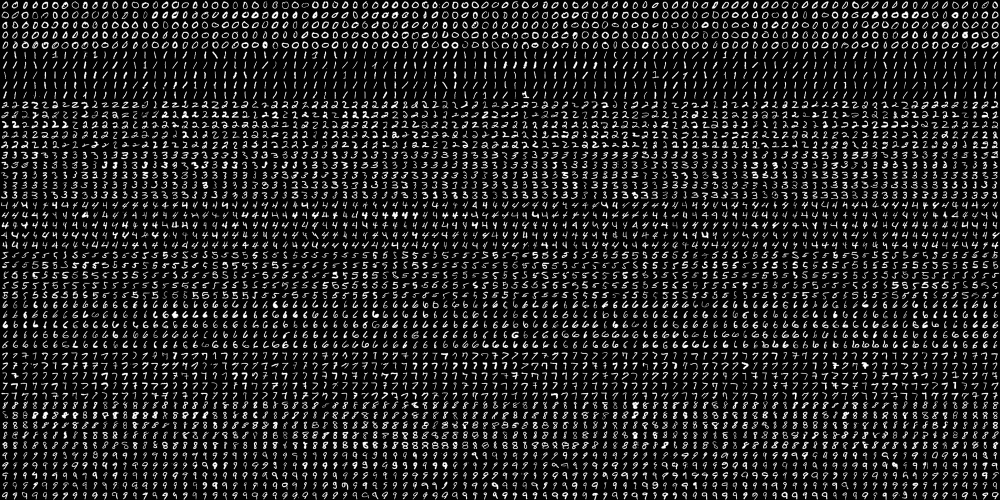
//> input picture sample/digits-classification/digits.png, 2000 x 1000 px (shown at 1/2 size)
$ ./train_digits   (built with g++ and OpenCV 4)
//> lines starting //> are read from the running program, lines starting //| are printed output that depends on the picture

//This code will run in both opencv 2 and 3. Just change the first two macros in the code according to the requirement.

#define USE_OPENCV_3
//#define USE_OPENCV_2


#ifdef USE_OPENCV_3
   #include <iostream>
   #include <opencv2/highgui.hpp>
   #include <opencv2/imgproc.hpp>
   #include "opencv2/objdetect.hpp"
   #include <opencv2/ml.hpp>
#endif

#ifdef USE_OPENCV_2
   #include <cv.h>
   #include <highgui.h>
   #include <opencv2/ml/ml.hpp>
#endif

#include <iostream>


#ifdef USE_OPENCV_3
using namespace cv::ml;
#endif
using namespace cv;
using namespace std;


string pathName = "digits.png";
int SZ = 20;
float affineFlags = WARP_INVERSE_MAP|INTER_LINEAR;

Mat deskew(Mat& img){
    Moments m = moments(img);
    if(abs(m.mu02) < 1e-2){
        return img.clone();
    }
    float skew = m.mu11/m.mu02;
    Mat warpMat = (Mat_<float>(2,3) << 1, skew, -0.5*SZ*skew, 0, 1, 0);
    Mat imgOut = Mat::zeros(img.rows, img.cols, img.type());
    warpAffine(img, imgOut, warpMat, imgOut.size(),affineFlags);

    return imgOut;
}

void loadTrainTestLabel(string &pathName, vector<Mat> &trainCells, vector<Mat> &testCells,vector<int> &trainLabels, vector<int> &testLabels){

    Mat img = imread(pathName,CV_LOAD_IMAGE_GRAYSCALE);
//> img is the input picture: 1000 rows x 2000 cols, CV_8UC1; min 0, max 255, mean 33.8
    int ImgCount = 0;
    for(int i = 0; i < img.rows; i = i + SZ)
    {
        for(int j = 0; j < img.cols; j = j + SZ)
        {
            Mat digitImg = (img.colRange(j,j+SZ).rowRange(i,i+SZ)).clone();
            if(j < int(0.9*img.cols))
            {
                trainCells.push_back(digitImg);
            }
            else
            {
                testCells.push_back(digitImg);
            }
            ImgCount++;
        }
    }
//> this loop made 50 passes
//> ImgCount on passes 1 to 12: 100, 200, 300, 400, 500, 600, 700, 800, 900, 1000, 1100, 1200
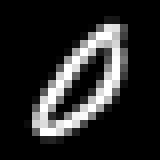
//> testCells[4]: 20 rows x 20 cols, CV_8UC1 (shown 8 times larger); min 0, max 255, mean 39.4
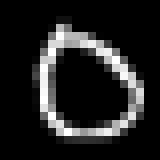
//> testCells[5]: 20 rows x 20 cols, CV_8UC1 (shown 8 times larger); min 0, max 255, mean 33.9
//> after the loop, ImgCount = 5000

    cout << "Image Count : " << ImgCount << endl;
//| Image Count : 5000
    float digitClassNumber = 0;

    for(int z=0;z<int(0.9*ImgCount);z++){
        if(z % 450 == 0 && z != 0){
            digitClassNumber = digitClassNumber + 1;
            }
        trainLabels.push_back(digitClassNumber);
    }
//> after the loop, digitClassNumber = 9; trainLabels = 4500 values from 0 to 9
    digitClassNumber = 0;
    for(int z=0;z<int(0.1*ImgCount);z++){
        if(z % 50 == 0 && z != 0){
            digitClassNumber = digitClassNumber + 1;
            }
        testLabels.push_back(digitClassNumber);
    }
//> after the loop, digitClassNumber = 9; testLabels = 500 values from 0 to 9
}

void CreateDeskewedTrainTest(vector<Mat> &deskewedTrainCells,vector<Mat> &deskewedTestCells, vector<Mat> &trainCells, vector<Mat> &testCells){


    for(int i=0;i<trainCells.size();i++){

    	Mat deskewedImg = deskew(trainCells[i]);
    	deskewedTrainCells.push_back(deskewedImg);
    }

    for(int i=0;i<testCells.size();i++){

    	Mat deskewedImg = deskew(testCells[i]);
    	deskewedTestCells.push_back(deskewedImg);
    }
}

HOGDescriptor hog(
        Size(20,20), //winSize
        Size(10,10), //blocksize
        Size(5,5), //blockStride,
        Size(10,10), //cellSize,
                 9, //nbins,
                  1, //derivAper,
                 -1, //winSigma,
                  0, //histogramNormType,
                0.2, //L2HysThresh,
                  0,//gammal correction,
                  64,//nlevels=64
                  1);
void CreateTrainTestHOG(vector<vector<float> > &trainHOG, vector<vector<float> > &testHOG, vector<Mat> &deskewedtrainCells, vector<Mat> &deskewedtestCells){

    for(int y=0;y<deskewedtrainCells.size();y++){
        vector<float> descriptors;
    	hog.compute(deskewedtrainCells[y],descriptors);
    	trainHOG.push_back(descriptors);
    }

    for(int y=0;y<deskewedtestCells.size();y++){

        vector<float> descriptors;
    	hog.compute(deskewedtestCells[y],descriptors);
    	testHOG.push_back(descriptors);
    }
}
void ConvertVectortoMatrix(vector<vector<float> > &trainHOG, vector<vector<float> > &testHOG, Mat &trainMat, Mat &testMat)
{

    int descriptor_size = trainHOG[0].size();

    for(int i = 0;i<trainHOG.size();i++){
        for(int j = 0;j<descriptor_size;j++){
           trainMat.at<float>(i,j) = trainHOG[i][j];
        }
    }
    for(int i = 0;i<testHOG.size();i++){
        for(int j = 0;j<descriptor_size;j++){
            testMat.at<float>(i,j) = testHOG[i][j];
        }
    }
}

void getSVMParams(SVM *svm)
{
    cout << "Kernel type     : " << svm->getKernelType() << endl;
    cout << "Type            : " << svm->getType() << endl;
    cout << "C               : " << svm->getC() << endl;
    cout << "Degree          : " << svm->getDegree() << endl;
    cout << "Nu              : " << svm->getNu() << endl;
    cout << "Gamma           : " << svm->getGamma() << endl;
}

void SVMtrain(Mat &trainMat,vector<int> &trainLabels, Mat &testResponse,Mat &testMat){
#ifdef USE_OPENCV_2
    CvSVMParams params;
    params.svm_type    = CvSVM::C_SVC;
    params.kernel_type = CvSVM::RBF;
    params.gamma = 0.50625;
    params.C = 2.5;
    CvSVM svm;
    CvMat tryMat = trainMat;
    Mat trainLabelsMat(trainLabels.size(),1,CV_32FC1);

    for(int i = 0; i< trainLabels.size();i++){
        trainLabelsMat.at<float>(i,0) = trainLabels[i];
    }
    CvMat tryMat_2 = trainLabelsMat;
    svm.train(&tryMat,&tryMat_2, Mat(), Mat(), params);
    svm.predict(testMat,testResponse);
#endif
#ifdef USE_OPENCV_3
    Ptr<SVM> svm = SVM::create();
    svm->setGamma(0.50625);
    svm->setC(12.5);
    svm->setKernel(SVM::RBF);
    svm->setType(SVM::C_SVC);
    Ptr<TrainData> td = TrainData::create(trainMat, ROW_SAMPLE, trainLabels);
    svm->train(td);
    //svm->trainAuto(td);
    svm->save("model4.yml");
    svm->predict(testMat, testResponse);
    getSVMParams(svm);
#endif
}
void SVMevaluate(Mat &testResponse,float &count, float &accuracy,vector<int> &testLabels){

    for(int i=0;i<testResponse.rows;i++)
    {
        //cout << testResponse.at<float>(i,0) << " " << testLabels[i] << endl;
        if(testResponse.at<float>(i,0) == testLabels[i]){
            count = count + 1;
        }
    }
    accuracy = (count/testResponse.rows)*100;
}
int main(){

    vector<Mat> trainCells;
    vector<Mat> testCells;
    vector<int> trainLabels;
    vector<int> testLabels;
    loadTrainTestLabel(pathName,trainCells,testCells,trainLabels,testLabels);
//> trainLabels = 4500 values from 0 to 9; testLabels = 500 values from 0 to 9

    vector<Mat> deskewedTrainCells;
    vector<Mat> deskewedTestCells;
    CreateDeskewedTrainTest(deskewedTrainCells,deskewedTestCells,trainCells,testCells);
//> the loop in CreateDeskewedTrainTest, `for(int i=0;i<trainCells.size();i++)` made 4500 passes
//> (skew in deskew, warpMat in deskew) on passes 1 to 3: (-0.347, [[1, -0.347, 3.47], [0, 1, 0]]), (-0.388, [[1, -0.388, 3.88], [0, 1, 0]]), (-0.301, [[1, -0.301, 3.01], [0, 1, 0]])
//> after the loop in CreateDeskewedTrainTest, `for(int i=0;i<trainCells.size();i++)`:
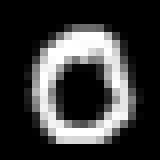
//> deskewedTrainCells[4]: 20 rows x 20 cols, CV_8UC1 (shown 8 times larger); min 0, max 255, mean 58.3
//> the loop in CreateDeskewedTrainTest, `for(int i=0;i<testCells.size();i++)` made 500 passes
//> (skew in deskew, warpMat in deskew) on passes 1 to 3: (-0.425, [[1, -0.425, 4.25], [0, 1, 0]]), (-0.0988, [[1, -0.0988, 0.988], [0, 1, 0]]), (-0.515, [[1, -0.515, 5.15], [0, 1, 0]])
//> pass 1, in deskew (call 61), `warpAffine(img, imgOut, warpMat, imgOut.size(),affineFlags);`:
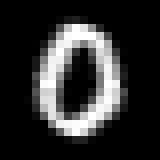
//> imgOut: 20 rows x 20 cols, CV_8UC1 (shown 8 times larger); min 0, max 255, mean 47.3
//> after the loop in CreateDeskewedTrainTest, `for(int i=0;i<testCells.size();i++)`:
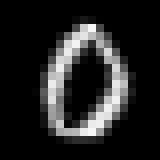
//> deskewedTestCells[3]: 20 rows x 20 cols, CV_8UC1 (shown 8 times larger); min 0, max 246, mean 35.4
//> after the loop in CreateDeskewedTrainTest, `for(int i=0;i<testCells.size();i++)`:
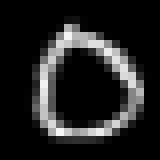
//> deskewedTestCells[5]: 20 rows x 20 cols, CV_8UC1 (shown 8 times larger); min 0, max 247, mean 33.9

    std::vector<std::vector<float> > trainHOG;
    std::vector<std::vector<float> > testHOG;
    CreateTrainTestHOG(trainHOG,testHOG,deskewedTrainCells,deskewedTestCells);
//> after the loop in CreateTrainTestHOG, `for(int y=0;y<deskewedtrainCells.size();y++)`: trainHOG = 4500 items
//> after the loop in CreateTrainTestHOG, `for(int y=0;y<deskewedtestCells.size();y++)`: testHOG = 500 items
//> trainHOG = 4500 items; testHOG = 500 items

    int descriptor_size = trainHOG[0].size();
//> descriptor_size = 81
    cout << "Descriptor Size : " << descriptor_size << endl;
//| Descriptor Size : 81

    Mat trainMat(trainHOG.size(),descriptor_size,CV_32FC1);
    Mat testMat(testHOG.size(),descriptor_size,CV_32FC1);
//> testMat: 500 rows x 81 cols, CV_32FC1; every value is 0

    ConvertVectortoMatrix(trainHOG,testHOG,trainMat,testMat);
//> after the loop in ConvertVectortoMatrix, `for(int i = 0;i<testHOG.size();i++)`:
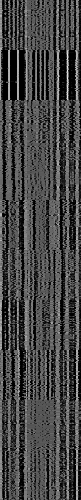
//> testMat: 500 rows x 81 cols, CV_32FC1; min 0, max 0.976, mean 0.274

    Mat testResponse;
    SVMtrain(trainMat,trainLabels,testResponse,testMat);
//> in SVMtrain, `svm->predict(testMat, testResponse);`: testResponse = 500 values, max 9 at index 450, min 0 at index 0, mean 4.46


    float count = 0;
    float accuracy = 0 ;
    SVMevaluate(testResponse,count,accuracy,testLabels);
//> after the loop in SVMevaluate, `for(int i=0;i<testResponse.rows;i++)`: count = 493
//> in SVMevaluate, `accuracy = (count/testResponse.rows)*100;`: accuracy = 98.6
//> count = 493; accuracy = 98.6

    cout << "Accuracy        : " << accuracy << "%"<< endl;
//| Accuracy        : 98.6%
    return 0;
}
